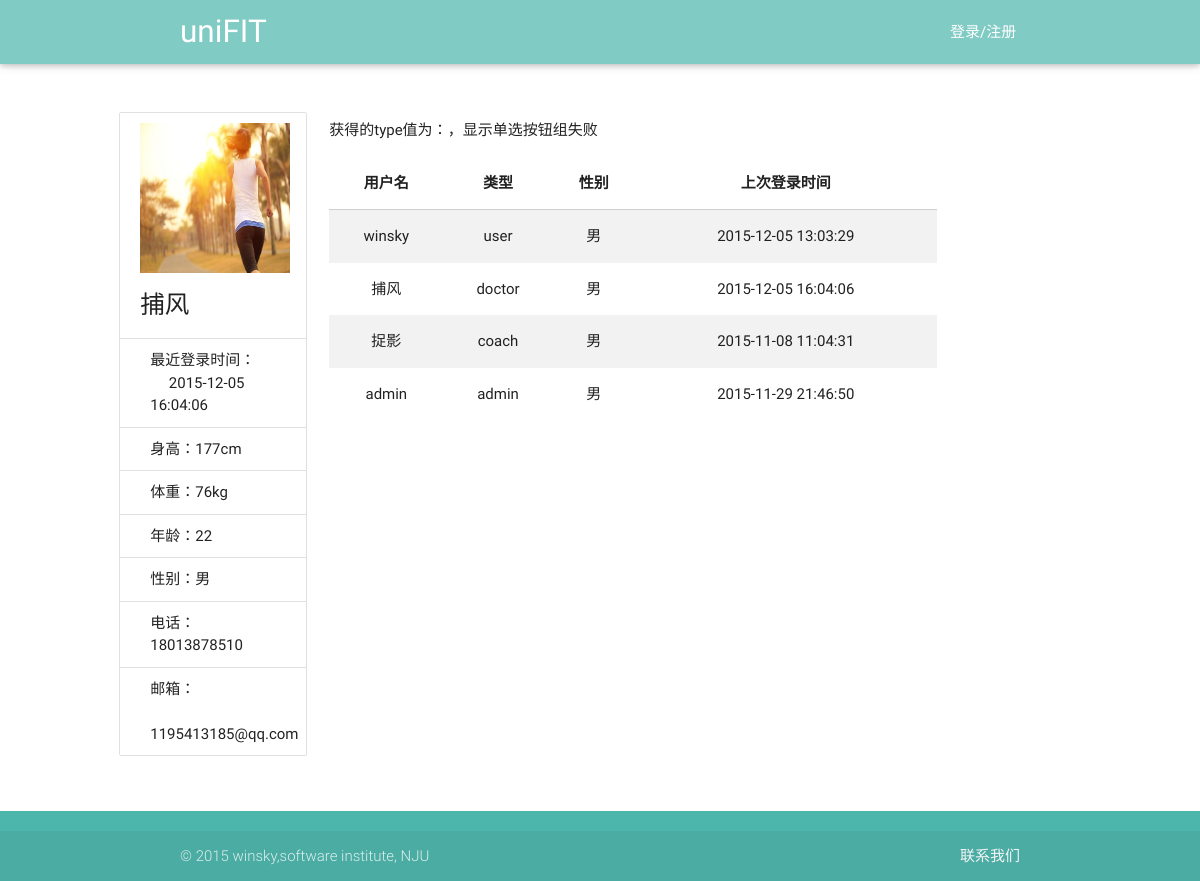
The page /view/reserve.php?userName=捕风 on the database as committed earlier.
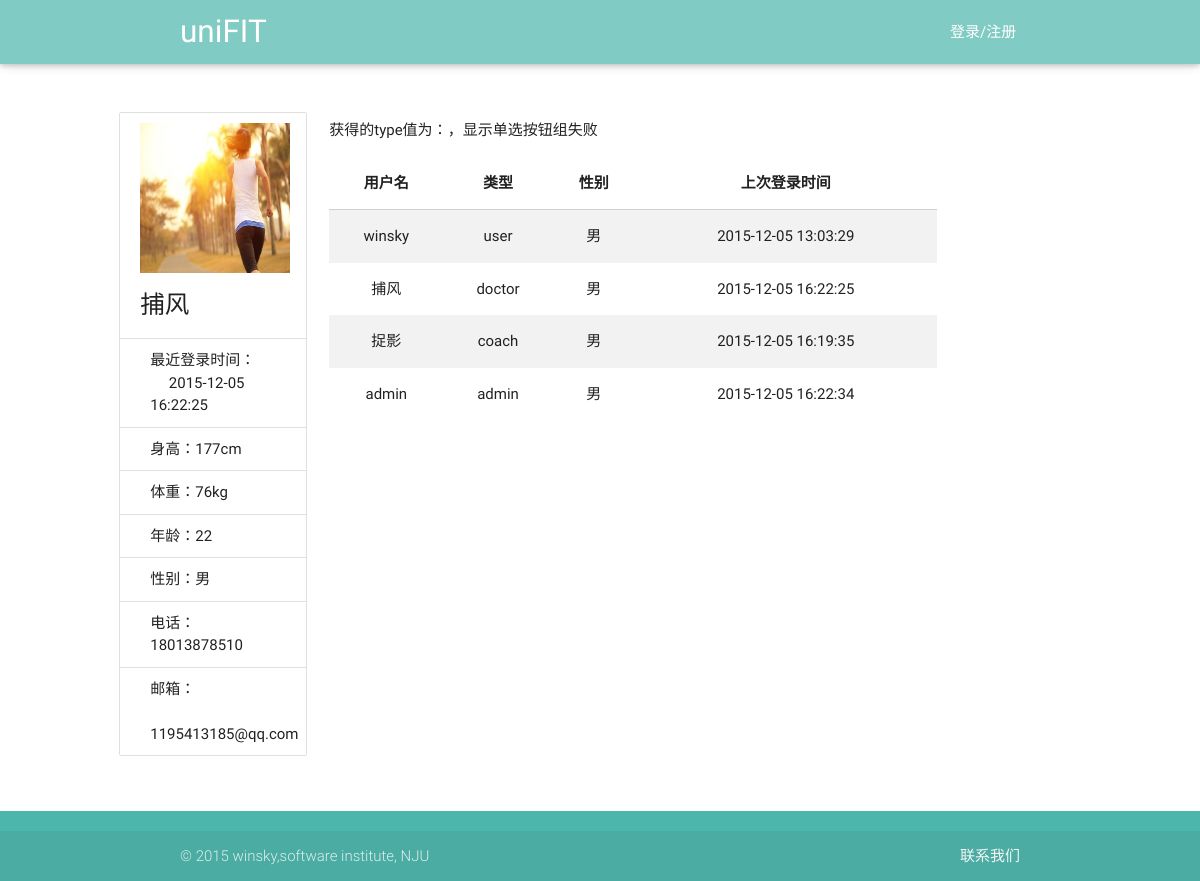
The same page on the database as committed later.
### tables this page shows
CREATE TABLE user(id integer primary key,userName varchar(40),password int, type varchar(20) ,age int,sex varchar(20),height int,weight int,telephone varchar(40), email varchar(40),lastLoadTime date default '—');

### service/UserService.php (called while the page is built, shortened)
<?php
require_once('../utils/SqliteHelper.php');
require_once('../model/User.php');
class UserService {
    var $db_user_base_info = "user";
    var $DB = null;
    public function __construct() {
        $this->DB = new SqliteHelper('../data.db');
    }
    public function getUserList($type) {
        if ($type === 'doctor-coach') {
            $sql = "select * from " . $this->db_user_base_info . " where type ='doctor' or type='coach'";
        } else if ($type != "user" && $type != "admin" && $type != "doctor" && $type != "coach") {
            $sql = "select * from " . $this->db_user_base_info;
        } else {
            $sql = "select * from " . $this->db_user_base_info . " where type ='" . $type . "'";
        }
        return $this->DB->getList($sql);
    }
    public function getUserByName($userName) {
        $sql = "select * from " . $this->db_user_base_info . " where userName='" . $userName . "' limit 1";
        $result = $this->DB->getList($sql);
        if (sizeof($result) > 0) {
            $rt = $result[0];
            $password = $rt["password"];
            $type = $rt["type"];
            $age = $rt["age"];
            $sex = $rt["sex"];
            $height = $rt["height"];
            $weight = $rt["weight"];
            $telephone = $rt["telephone"];
            $email = $rt["email"];
            $lastLoadTime = $rt["lastLoadTime"];
            $user = new User($userName, $age, $sex, $type, $password, $height, $weight, $email, $telephone);
            $user->setLastLoadTime($lastLoadTime);
        }
        return $user;
    }
}

### utils/SqliteHelper.php (called while the page is built, shortened)
<?php
class SqliteHelper {
    function __construct($file) {
        try {
            $this->conn = new PDO('sqlite:' . $file);
        } catch (PDOException $e) {
            try {
                $this->conn = new PDO('sqlite2:' . $file);
            } catch (PDOException $e) {
                exit('error!');
            }
        }
    }
    function __destruct() {
        $this->conn = null;
    }
    function query($sql) {
        return $this->conn->query($sql);
    }
    function getList($sql) {
        $recordList = array();
        foreach ($this->RecordArray($sql) as $rstmp) {
            $recordList[] = $rstmp;
        }
        return $recordList;
    }
    function RecordArray($sql) {
        return $this->query($sql)->fetchAll();
    }
}

### model/User.php (called while the page is built, shortened)
<?php
class User {
    private $telephone = "";
    private $email = "";
    private $age = "";
    private $sex = "";
    private $height = "";
    private $weight = "";
    private $lastLoadTime="";
    public function __construct($userName, $age, $sex, $type, $password, $height, $weight, $email, $telephone) {
        $this->telephone = $telephone;
        $this->email = $email;
        $this->age = $age;
        $this->sex = $sex;
        $this->height = $height;
        $this->weight = $weight;
    }
    public function getTelephone() {
        return $this->telephone;
    }
    public function getEmail() {
        return $this->email;
    }
    public function getAge() {
        return $this->age;
    }
    public function getSex() {
        return $this->sex;
    }
    public function getHeight() {
        return $this->height;
    }
    public function getWeight() {
        return $this->weight;
    }
    public function getLastLoadTime() {
        return $this->lastLoadTime;
    }
    public function setLastLoadTime($lastLoadTime) {
        $this->lastLoadTime = $lastLoadTime;
    }
}

### view/reserve.php (the view, shortened to what the changed rows need)
<!DOCTYPE html>
<html lang="en">
<head>
    <link href="../css/material_icons.css" rel="stylesheet" media="screen,projection">
    <link href="../css/materialize.css" type="text/css" rel="stylesheet" media="screen,projection"/>
    <link href="../css/style.css" type="text/css" rel="stylesheet" media="screen,projection"/>
</head>
<body onload="write_header();write_footer();">
<div class="container main row">
    <div class="col s12 l3">
        <ul class="collection with-header">
            <li class="collection-header">
                <img src="../images/back1.jpg" width="150px" height="150px">
                <?php
                $userName = $_GET["userName"];
                require_once("../service/UserService.php");
                $userService = new UserService();
                $user = $userService->getUserByName($userName);
                $lastLoadTime = $user->getLastLoadTime();
                $height = $user->getHeight()."cm";
                $weight = $user->getWeight()."kg";
                $age = $user->getAge();
                $sex = $user->getSex();
                $telephone = $user->getTelephone();
                $email = $user->getEmail();
                ?>
                <h5 id="userName"><?php echo $userName; ?></h5>
            </li>
            <p class="collection-item">最近登录时间：<br> &nbsp;&nbsp;&nbsp;&nbsp; <?php echo $lastLoadTime ?></p>
            <p class="collection-item">身高：<?php echo $height ?></p>
            <p class="collection-item">体重：<?php echo $weight ?></p>
            <p class="collection-item">年龄：<?php echo $age ?></p>
            <p class="collection-item">性别：<?php echo $sex ?></p>
            <p class="collection-item">电话：<?php echo $telephone ?></p>
            <p class="collection-item">邮箱： <br> &nbsp; <?php echo $email ?></p>
        </ul>
    </div>
    <div class="col s12 l9">
        <?php
        $type = $_GET["type"];
        ?>
        <div>
            <table class="striped centered responsive-table">
                <thead>
                <tr>
                    <th data-field="userName">用户名</th>
                    <th data-field="type">类型</th>
                    <th data-field="sex">性别</th>
                    <th data-field="lastLoadTime">上次登录时间</th>
                </tr>
                </thead>
                <tbody>
                <?php
                require_once("../service/UserService.php");
                $user = new UserService();
                $result = $user->getUserList($type);
                foreach ($result as $row) {
                    $userName = $row['userName'];
                    $userType = $row['type'];
                    $sex = $row['sex'];
                    $lastLoadTime = $row['lastLoadTime'];
                    echo "<tr onclick='showDetail(this)'>";
                    echo "<td>$userName</td>";
                    echo "<td>$userType</td>";
                    echo "<td>$sex</td>";
                    echo "<td>$lastLoadTime</td>";
                    echo "</tr>";
                }
                ?>
                </tbody>
            </table>
        </div>
    </div>
</div>
</body>
</html>

Rows that differ between the two databases and show on the page:
changed user "捕风": lastLoadTime "2015-12-05 16:04:06" → "2015-12-05 16:22:25"
changed user "捉影": lastLoadTime "2015-11-08 11:04:31" → "2015-12-05 16:19:35"
changed user "admin": lastLoadTime "2015-11-29 21:46:50" → "2015-12-05 16:22:34"
